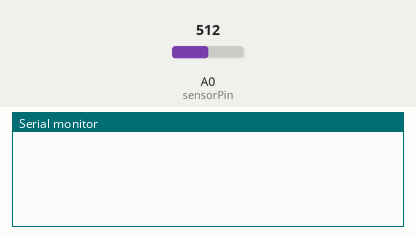
The sketch below on a simulated Arduino Uno, built with avr-gcc and run on an emulated ATmega328P. On the bench: the last lines printed to the serial monitor. Inputs (shaded band) come from the test bench; at power-on: A0 (sensorPin) = 512.

Above: at 1.2 s.
1.3 s: A0 (sensorPin) set to 716
At 3.2 s:
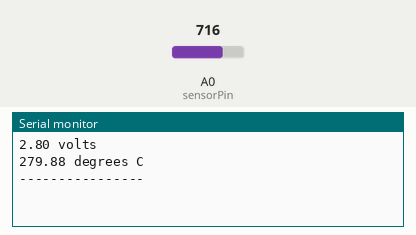
3.5 s: A0 (sensorPin) set to 900
At 5.9 s:
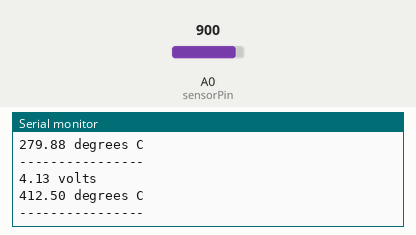

The sketch:

justTemperature.ino
```cpp
#include <SoftwareSerial.h>
SoftwareSerial s(10,11);

int sensorPin = 0;

float vmed = 0;
float ve = 0;


void setup()
{
  Serial.begin(9600);  //Start the serial connection with the computer
   s.begin(9600);
}

void loop()                     // run over and over again
{
 vmed = 0;
 ve=0;

 for (int j = 0; j < 10; j++)  {

 //getting the voltage reading from the temperature sensor
 int reading = analogRead(sensorPin);

 // converting that reading to voltage, for 3.3v arduino use 3.3
 float voltage = reading * 5.0;
 voltage /= 1024.0;

 vmed = vmed + voltage;
 delay(200);

 }
 ve = vmed/10;

 // print out the voltage
 Serial.print(ve); Serial.println(" volts");

 // now print out the temperature
 float temperatureC = ve * 100 ;  //converting from 10 mv per degree
                                               //to degrees (voltage) times 100)
 Serial.print(temperatureC); Serial.println(" degrees C");
 if(s.available()>0){
  s.print(String(temperatureC),2);
 }

 Serial.println("----------------");
 delay(1000);                                     //waiting a second
}
```

Measured:
- after the input at 1.3 s, the serial monitor: prints a new line after 0.70 s (image 1)
- after the input at 3.5 s, the serial monitor: prints a new line after 1.5 s (image 2)
